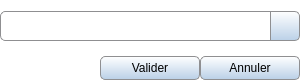
<?xml version="1.0" encoding="UTF-8"?>
<ui version="4.0">
 <class>RoomFavoriteModify</class>
 <widget class="QWidget" name="RoomFavoriteModify">
  <property name="windowModality">
   <enum>Qt::ApplicationModal</enum>
  </property>
  <property name="geometry">
   <rect>
    <x>0</x>
    <y>0</y>
    <width>300</width>
    <height>82</height>
   </rect>
  </property>
  <property name="maximumSize">
   <size>
    <width>300</width>
    <height>82</height>
   </size>
  </property>
  <property name="windowTitle">
   <string>Définir nom du favoris</string>
  </property>
  <property name="windowIcon">
   <iconset resource="../icones/icons.qrc">
    <normaloff>:/Images/asc.svg</normaloff>:/Images/asc.svg</iconset>
  </property>
  <property name="styleSheet">
   <string notr="true">QWidget#RoomFavoriteModify {background-color: #FFFFFF; }</string>
  </property>
  <layout class="QGridLayout" name="gridLayout">
   <property name="leftMargin">
    <number>0</number>
   </property>
   <property name="rightMargin">
    <number>0</number>
   </property>
   <property name="bottomMargin">
    <number>0</number>
   </property>
   <property name="verticalSpacing">
    <number>15</number>
   </property>
   <item row="0" column="0">
    <layout class="QHBoxLayout" name="title_layer_1">
     <property name="spacing">
      <number>0</number>
     </property>
     <item>
      <widget class="QLineEdit" name="favorite_name">
       <property name="minimumSize">
        <size>
         <width>0</width>
         <height>30</height>
        </size>
       </property>
       <property name="maximumSize">
        <size>
         <width>16777215</width>
         <height>30</height>
        </size>
       </property>
       <property name="font">
        <font>
         <family>Segoe UI</family>
         <pointsize>10</pointsize>
        </font>
       </property>
       <property name="styleSheet">
        <string notr="true">QLineEdit{padding-left: 5px; border: 1px solid #8f8f91; border-right-width: 0px; border-top-left-radius:5px; border-bottom-left-radius: 5px; }</string>
       </property>
       <property name="maxLength">
        <number>27</number>
       </property>
      </widget>
     </item>
     <item>
      <widget class="QPushButton" name="format_bt">
       <property name="minimumSize">
        <size>
         <width>30</width>
         <height>30</height>
        </size>
       </property>
       <property name="maximumSize">
        <size>
         <width>30</width>
         <height>30</height>
        </size>
       </property>
       <property name="font">
        <font>
         <family>Segoe UI</family>
         <pointsize>10</pointsize>
        </font>
       </property>
       <property name="styleSheet">
        <string notr="true">QPushButton{border: 1px solid #8f8f91; border-left-width: 0px; padding-left: 1px; border-right-width: 0px; padding-right: 1px; background-color:#FFFFFF; }
QPushButton:hover{border-left-width: 1px; padding-left: 0px; background-color: qlineargradient(spread:pad, x1:0, y1:0, x2:0, y2:1, stop:0 #F8F8F8, stop:1 #8FADCC); }
QPushButton:pressed{border-left-width: 1px; padding-left: 0px; background-color: qlineargradient(spread:pad, x1:0, y1:0, x2:0, y2:1, stop:0 #8FADCC, stop:1 #F8F8F8); }</string>
       </property>
       <property name="icon">
        <iconset resource="../icones/icons.qrc">
         <normaloff>:/Images/format.png</normaloff>:/Images/format.png</iconset>
       </property>
       <property name="iconSize">
        <size>
         <width>16</width>
         <height>16</height>
        </size>
       </property>
       <property name="flat">
        <bool>true</bool>
       </property>
      </widget>
     </item>
     <item>
      <widget class="QPushButton" name="verification">
       <property name="minimumSize">
        <size>
         <width>30</width>
         <height>30</height>
        </size>
       </property>
       <property name="maximumSize">
        <size>
         <width>30</width>
         <height>30</height>
        </size>
       </property>
       <property name="styleSheet">
        <string notr="true">QPushButton{border: 1px solid #8f8f91; border-top-right-radius:5px ; border-bottom-right-radius:5px; background-color: qlineargradient(spread:pad, x1:0, y1:0, x2:0, y2:1, stop:0 #FFFFFF, stop:1 #BAD0E7); }
QPushButton:hover{background-color: qlineargradient(spread:pad, x1:0, y1:0, x2:0, y2:1, stop:0 #F8F8F8, stop:1 #8FADCC); }
QPushButton:pressed{background-color: qlineargradient(spread:pad, x1:0, y1:0, x2:0, y2:1, stop:0 #8FADCC, stop:1 #F8F8F8); }</string>
       </property>
       <property name="text">
        <string/>
       </property>
       <property name="icon">
        <iconset resource="../icones/icons.qrc">
         <normaloff>:/Images/valid.svg</normaloff>:/Images/valid.svg</iconset>
       </property>
       <property name="iconSize">
        <size>
         <width>20</width>
         <height>20</height>
        </size>
       </property>
      </widget>
     </item>
    </layout>
   </item>
   <item row="1" column="0">
    <layout class="QHBoxLayout" name="horizontalLayout_3">
     <item>
      <spacer name="horizontalSpacer_3">
       <property name="orientation">
        <enum>Qt::Horizontal</enum>
       </property>
       <property name="sizeHint" stdset="0">
        <size>
         <width>40</width>
         <height>20</height>
        </size>
       </property>
      </spacer>
     </item>
     <item>
      <widget class="QPushButton" name="ok">
       <property name="sizePolicy">
        <sizepolicy hsizetype="Minimum" vsizetype="Fixed">
         <horstretch>0</horstretch>
         <verstretch>0</verstretch>
        </sizepolicy>
       </property>
       <property name="minimumSize">
        <size>
         <width>100</width>
         <height>0</height>
        </size>
       </property>
       <property name="maximumSize">
        <size>
         <width>16777215</width>
         <height>24</height>
        </size>
       </property>
       <property name="font">
        <font>
         <family>Segoe UI</family>
         <pointsize>9</pointsize>
        </font>
       </property>
       <property name="styleSheet">
        <string notr="true">QPushButton{border: 1px solid #8f8f91; border-radius: 5px ; padding-right: 10px; padding-left: 10px; background-color: qlineargradient(spread:pad, x1:0, y1:0, x2:0, y2:1, stop:0 #FFFFFF, stop:1 #BAD0E7); }
QPushButton:hover{background-color: qlineargradient(spread:pad, x1:0, y1:0, x2:0, y2:1, stop:0 #F8F8F8, stop:1 #8FADCC); }
QPushButton:pressed{background-color: qlineargradient(spread:pad, x1:0, y1:0, x2:0, y2:1, stop:0 #8FADCC, stop:1 #F8F8F8); }</string>
       </property>
       <property name="text">
        <string>Valider</string>
       </property>
      </widget>
     </item>
     <item>
      <widget class="QPushButton" name="quit">
       <property name="sizePolicy">
        <sizepolicy hsizetype="Minimum" vsizetype="Fixed">
         <horstretch>0</horstretch>
         <verstretch>0</verstretch>
        </sizepolicy>
       </property>
       <property name="minimumSize">
        <size>
         <width>100</width>
         <height>24</height>
        </size>
       </property>
       <property name="maximumSize">
        <size>
         <width>16777215</width>
         <height>24</height>
        </size>
       </property>
       <property name="font">
        <font>
         <family>Segoe UI</family>
         <pointsize>9</pointsize>
        </font>
       </property>
       <property name="styleSheet">
        <string notr="true">QPushButton{border: 1px solid #8f8f91; border-radius: 5px ; padding-right: 10px; padding-left: 10px; background-color: qlineargradient(spread:pad, x1:0, y1:0, x2:0, y2:1, stop:0 #FFFFFF, stop:1 #BAD0E7); }
QPushButton:hover{background-color: qlineargradient(spread:pad, x1:0, y1:0, x2:0, y2:1, stop:0 #F8F8F8, stop:1 #8FADCC); }
QPushButton:pressed{background-color: qlineargradient(spread:pad, x1:0, y1:0, x2:0, y2:1, stop:0 #8FADCC, stop:1 #F8F8F8); }</string>
       </property>
       <property name="text">
        <string>Annuler</string>
       </property>
      </widget>
     </item>
    </layout>
   </item>
  </layout>
 </widget>
 <resources>
  <include location="../icones/icons.qrc"/>
 </resources>
 <connections/>
</ui>
